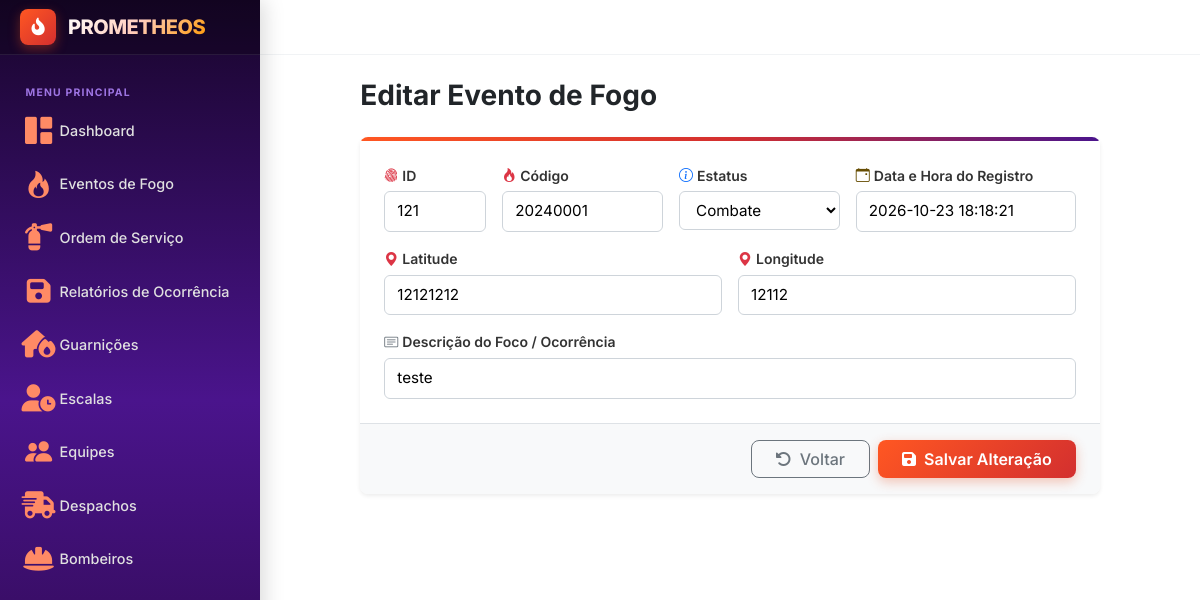
Page /eventoFogo/editar/121 on the committed database.
### evento_fogo/models.py (models this page shows, shortened)
class EventoFogo(models.Model):
    codigo = models.IntegerField()
    id = models.IntegerField(primary_key=True)
    data_registro = models.DateTimeField()
    longitude = models.IntegerField()
    latitude = models.IntegerField()
    class estatus(models.TextChoices):
        ABERTO = "ABERTO"
        COMBATE = "COMBATE"
        ENCERRADO = "ENCERRADO"
    estatus = models.CharField(choices=estatus, default=estatus.ABERTO)
    descricao = models.CharField(max_length=200)

### evento_fogo/views.py (the view)
# urls.py: path('eventoFogo/editar/<id>', fogoViews.editaEventoFogo, name='editaEventoFogo'),
def editaEventoFogo(request, id=None):
    evento = EventoFogo.objects.get(pk = id)
    form = EventoFogoForm(request.POST or None, instance=evento)
    if form.is_valid():
        form.save()
        return redirect('eventoFogo')
    dicionario = {
        "form" : form
    }
    return render(request, 'evento_fogo/editaEventoFogo.html', dicionario)

### evento_fogo/forms.py
class EventoFogoForm(forms.ModelForm):
    class Meta:
        model = EventoFogo
        fields = '__all__'
    def __init__(self, *args, **kwargs):
        super(EventoFogoForm, self).__init__(*args, **kwargs)
        self.fields['id'].widget.attrs['placeholder'] = 'Número de segurança'
        self.fields['data_registro'].widget.attrs['placeholder'] = 'Ex: 26/10/2005 12:00'
        self.fields['descricao'].widget.attrs['placeholder'] = 'Preencha com detalhes do evento'
        self.fields['latitude'].widget.attrs['placeholder'] = 'Ex: 12.12312'
        self.fields['longitude'].widget.attrs['placeholder'] = 'Ex: 32.13232'
        self.fields['codigo'].widget.attrs['placeholder'] = 'Código de identificação'

### templates/evento_fogo/editaEventoFogo.html (shortened to what this page needs)
{% extends 'layout.html' %}
{% block content %}
<div class="row justify-content-center">
    <div class="col-12 col-xl-10 col-xxl-9">
        <div class="d-flex flex-wrap align-items-center justify-content-between gap-3 mb-4">
            <div>
                <h1 class="h3 fw-bold mb-0 text-dark">
                    {% if form.instance.pk %}Editar Evento de Fogo{% else %}Novo Evento de Fogo{% endif %}
                </h1>
            </div>
        </div>
        <div class="card border-0 shadow-sm rounded-3 overflow-hidden">
            <div style="height: 4px; background: linear-gradient(90deg, var(--fire-orange), var(--fire-red-dark), var(--purple-mid));"></div>
            <form method="post" novalidate>
                <div class="card-body p-4">
                    <div class="row g-3 mb-3">
                        <div class="col-12 col-md-2 form-field-wrapper">
                            <label for="{{ form.id.id_for_label }}" class="form-label-custom">
                                <i class="bi bi-fingerprint text-danger me-1"></i>ID
                            </label>
                            <div>{{ form.id }}</div>
                        </div>
                        <div class="col-12 col-md-3 form-field-wrapper">
                            <label for="{{ form.codigo.id_for_label }}" class="form-label-custom">
                                <i class="bi bi-fire text-danger me-1"></i>Código
                            </label>
                            <div>{{ form.codigo }}</div>
                        </div>
                        <div class="col-12 col-md-3 form-field-wrapper">
                            <label for="{{ form.estatus.id_for_label }}" class="form-label-custom">
                                <i class="bi bi-info-circle text-primary me-1"></i>Estatus
                            </label>
                            <div>{{ form.estatus }}</div>
                        </div>
                        <div class="col-12 col-md-4 form-field-wrapper">
                            <label for="{{ form.data_registro.id_for_label }}" class="form-label-custom">
                                <i class="bi bi-calendar-event text-warning-emphasis me-1"></i>Data e Hora do Registro
                            </label>
                            <div>{{ form.data_registro }}</div>
                        </div>
                    </div>
                    <div class="row g-3 mb-3">
                        <div class="col-12 col-md-6 form-field-wrapper">
                            <label for="{{ form.latitude.id_for_label }}" class="form-label-custom">
                                <i class="bi bi-geo-alt-fill text-danger me-1"></i>Latitude
                            </label>
                            <div>{{ form.latitude }}</div>
                        </div>
                        <div class="col-12 col-md-6 form-field-wrapper">
                            <label for="{{ form.longitude.id_for_label }}" class="form-label-custom">
                                <i class="bi bi-geo-alt-fill text-danger me-1"></i>Longitude
                            </label>
                            <div>{{ form.longitude }}</div>
                        </div>
                    </div>
                    <div class="row g-3">
                        <div class="col-12 form-field-wrapper">
                            <label for="{{ form.descricao.id_for_label }}" class="form-label-custom">
                                <i class="bi bi-card-text text-secondary me-1"></i>Descrição do Foco / Ocorrência
                            </label>
                            <div>{{ form.descricao }}</div>
                        </div>
                    </div>
                </div>
                <div class="card-footer bg-light border-top px-4 py-3 d-flex align-items-center justify-content-between">
                    <div class="d-flex gap-2 ms-auto">
                        <a href="{% url 'eventoFogo' %}" class="btn btn-outline-secondary px-4 rounded-3 fw-medium">
                            <i class="fa-solid fa-rotate-left me-1"></i> Voltar
                        </a>
                        <button type="submit" class="btn btn-fire-primary px-4 rounded-3 fw-semibold">
                            <i class="fa-solid fa-floppy-disk me-1"></i>
                            {% if form.instance.pk %}Salvar Alteração{% else %}Salvar Evento{% endif %}
                        </button>
                    </div>
                </div>
            </form>
        </div>
    </div>
</div>
{% endblock %}

### templates/layout.html (style rules this page uses)
:root { --fire-red-dark: #D32F2F; --fire-red-primary: #E64A19; --fire-orange: #FF5722; --fire-amber: #FF9800; --purple-dark: #18052B; --purple-mid: #4A148C; --purple-light: #7B1FA2; --bg-main: #ffffff; --sidebar-width: 260px; --sidebar-collapsed-width: 80px; --topbar-height: 55px; }
body { font-family: 'Inter', -apple-system, BlinkMacSystemFont, "Segoe UI", Roboto, sans-serif; background-color: var(--bg-main); color: #212529; overflow-x: hidden; margin: 0; padding: 0; }

### templates/evento_fogo/editaEventoFogo.html (style rules this page uses)
.form-field-wrapper input, .form-field-wrapper select, .form-field-wrapper textarea { display: block !important; width: 100% !important; border: 1px solid #ced4da !important; border-radius: 0.375rem !important; padding: 0.5rem 0.75rem !important; font-size: 0.95rem !important; background-color: #fff !important; box-sizing: border-box !important; }
.form-label-custom { font-weight: 600; font-size: 0.875rem; color: #333; margin-bottom: 0.35rem; display: block; }
.btn-fire-primary { background: linear-gradient(135deg, var(--fire-orange), var(--fire-red-dark)); color: #ffffff; border: none; box-shadow: 0 4px 12px rgba(230, 74, 25, 0.3); transition: all 0.2s ease; }

### rows in the picture
EventoFogo: id "121", codigo "20240001", estatus "Combate", data_registro "2026-10-23 18:18:21", latitude "12121212", longitude "12112", descricao "teste"
